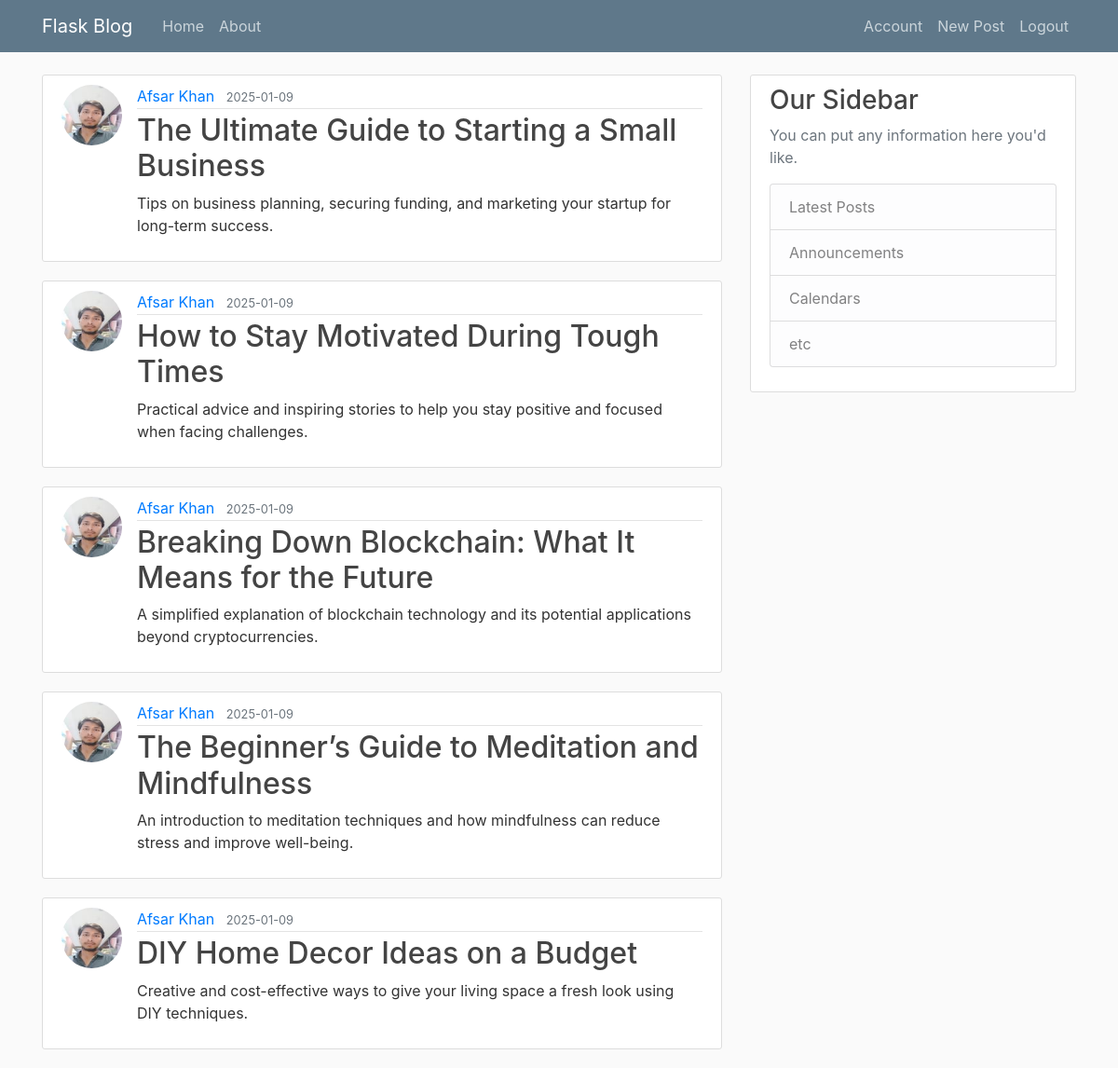
/home (signed in), run on the app's committed database.
### flaskblog/models.py (models this page shows, shortened)
class Post(db.Model):
    id = db.Column(db.Integer, primary_key=True)
    title = db.Column(db.String(100), nullable=False)
    date_posted = db.Column(db.DateTime, nullable=False, default=datetime.utcnow)
    content = db.Column(db.Text, nullable=False)
    user_id = db.Column(db.Integer, db.ForeignKey('user.id'), nullable=False)

class User(db.Model, UserMixin):
    id = db.Column(db.Integer, primary_key=True)
    username = db.Column(db.String(20), unique=True, nullable=False)
    email = db.Column(db.String(120), unique=True, nullable=False)
    image_file = db.Column(db.String(20), nullable=False, default='default.jpg')
    password = db.Column(db.String(60), nullable=False)
    posts = db.relationship('Post', backref='author', lazy=True)
    from itsdangerous import URLSafeTimedSerializer

### flaskblog/routes.py (the view)
@app.route('/')
@app.route('/home')
def home():
    page = request.args.get('page', 1, type=int)
    posts = Post.query.order_by(Post.date_posted.desc()).paginate(page=page, per_page=5)
    return render_template('home.html', posts=posts)

### flaskblog/models.py (called while the page is built)
@login_manager.user_loader
def load_user(user_id):
    return User.query.get(int(user_id))

### flaskblog/templates/home.html
{% extends 'layout.html' %}
{% block content %}
{% for post in posts %}
<article class="media content-section">
    <img class="rounded-circle article-img" src="{{ url_for('static', filename='profile_pics/' + post.author.image_file) }}" alt="">
    <div class="media-body">
        <div class="article-metadata">
            <a class="mr-2" href="#">{{ post.author.username }}</a>
            <small class="text-muted">{{ post.date_posted.strftime('%Y-%m-%d') }}</small>
        </div>
        <h2><a class="article-title" href="{{ url_for('post', post_id=post.id) }}">{{ post.title }}</a></h2>
        <p class="article-content">{{ post.content }}</p>
    </div>
</article>
{% endfor %}
{% endblock content %}

### flaskblog/static/main.css (style rules this page uses)
body { background: #fafafa; color: #333333; margin-top: 5rem; }
h1, h2, h3, h4, h5, h6 { color: #444444; }
.content-section { background: #ffffff; padding: 10px 20px; border: 1px solid #dddddd; border-radius: 3px; margin-bottom: 20px; }
.article-title { color: #444444; }
.article-content { white-space: pre-line; }
.article-img { height: 65px; width: 65px; margin-right: 16px; }
.article-metadata { padding-bottom: 1px; margin-bottom: 4px; border-bottom: 1px solid #e3e3e3 }

### data on the page
Post: image_file (picture), author.username "Afsar Khan", date_posted "2025-01-09", title "The Ultimate Guide to Starting a Small Business", content "Tips on business planning, securing funding, and marketing your startup for long-term success."
Post: image_file (picture), author.username "Afsar Khan", date_posted "2025-01-09", title "How to Stay Motivated During Tough Times", content "Practical advice and inspiring stories to help you stay positive and focused when facing challenges."
Post: image_file (picture), author.username "Afsar Khan", date_posted "2025-01-09", title "Breaking Down Blockchain: What It Means for the Future", content "A simplified explanation of blockchain technology and its potential applications beyond cryptocurrencies."
Post: image_file (picture), author.username "Afsar Khan", date_posted "2025-01-09", title "The Beginner’s Guide to Meditation and Mindfulness", content "An introduction to meditation techniques and how mindfulness can reduce stress and improve well-being."
Post: image_file (picture), author.username "Afsar Khan", date_posted "2025-01-09", title "DIY Home Decor Ideas on a Budget", content "Creative and cost-effective ways to give your living space a fresh look using DIY techniques."
